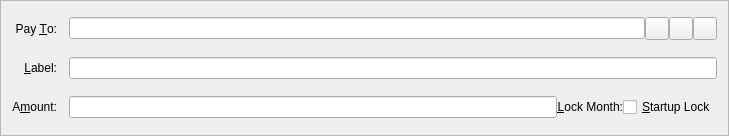
<?xml version="1.0" encoding="UTF-8"?>
<ui version="4.0">
 <class>SendCoinsEntry</class>
 <widget class="QFrame" name="SendCoinsEntry">
  <property name="geometry">
   <rect>
    <x>0</x>
    <y>0</y>
    <width>729</width>
    <height>136</height>
   </rect>
  </property>
  <property name="windowTitle">
   <string>Form</string>
  </property>
  <property name="frameShape">
   <enum>QFrame::StyledPanel</enum>
  </property>
  <property name="frameShadow">
   <enum>QFrame::Sunken</enum>
  </property>
  <layout class="QGridLayout" name="gridLayout">
   <property name="spacing">
    <number>12</number>
   </property>
   <item row="3" column="0">
    <widget class="QLabel" name="labelPayToText">
     <property name="text">
      <string>Pay &amp;To:</string>
     </property>
     <property name="alignment">
      <set>Qt::AlignRight|Qt::AlignTrailing|Qt::AlignVCenter</set>
     </property>
     <property name="buddy">
      <cstring>payTo</cstring>
     </property>
    </widget>
   </item>
   <item row="3" column="1">
    <layout class="QHBoxLayout" name="payToLayout">
     <property name="spacing">
      <number>0</number>
     </property>
     <item>
      <widget class="QValidatedLineEdit" name="payTo">
       <property name="toolTip">
        <string>The address to send the payment to (e.g. E8gZqgY4r2RoEdqYk3QsAqFckyf9pRHN6i)</string>
       </property>
       <property name="maxLength">
        <number>34</number>
       </property>
      </widget>
     </item>
     <item>
      <widget class="QToolButton" name="addressBookButton">
       <property name="toolTip">
        <string>Choose address from address book</string>
       </property>
       <property name="text">
        <string/>
       </property>
       <property name="shortcut">
        <string>Alt+A</string>
       </property>
      </widget>
     </item>
     <item>
      <widget class="QToolButton" name="pasteButton">
       <property name="toolTip">
        <string>Paste address from clipboard</string>
       </property>
       <property name="text">
        <string/>
       </property>
       <property name="shortcut">
        <string>Alt+P</string>
       </property>
      </widget>
     </item>
     <item>
      <widget class="QToolButton" name="deleteButton">
       <property name="toolTip">
        <string>Remove this recipient</string>
       </property>
       <property name="text">
        <string/>
       </property>
      </widget>
     </item>
    </layout>
   </item>
   <item row="4" column="0">
    <widget class="QLabel" name="labelLabelText">
     <property name="text">
      <string>&amp;Label:</string>
     </property>
     <property name="alignment">
      <set>Qt::AlignRight|Qt::AlignTrailing|Qt::AlignVCenter</set>
     </property>
     <property name="buddy">
      <cstring>addAsLabel</cstring>
     </property>
    </widget>
   </item>
   <item row="4" column="1">
    <widget class="QValidatedLineEdit" name="addAsLabel">
     <property name="toolTip">
      <string>Enter a label for this address to add it to your address book</string>
     </property>
    </widget>
   </item>
   <item row="5" column="0">
    <widget class="QLabel" name="labelAmountText">
     <property name="text">
      <string>A&amp;mount:</string>
     </property>
     <property name="alignment">
      <set>Qt::AlignRight|Qt::AlignTrailing|Qt::AlignVCenter</set>
     </property>
     <property name="buddy">
      <cstring>payAmount</cstring>
     </property>
    </widget>
   </item>
   <item row="5" column="1">
    <layout class="QHBoxLayout" name="payAmountLayout">
     <property name="spacing">
      <number>0</number>
     </property>
     <item>
      <widget class="BitcoinAmountField" name="payAmount"/>
     </item>
     <item>
      <widget class="QLabel" name="lockMonthLabel">
       <property name="text">
        <string>&amp;Lock Month:</string>
       </property>
       <property name="alignment">
        <set>Qt::AlignRight|Qt::AlignTrailing|Qt::AlignVCenter</set>
       </property>
       <property name="buddy">
        <cstring>lockMonth</cstring>
       </property>
      </widget>
     </item>
     <item>
      <widget class="LockMonthField" name="lockMonth" native="true"/>
     </item>
     <item>
      <widget class="QCheckBox" name="lockCheckBox">
       <property name="text">
        <string>&amp;Startup Lock</string>
       </property>
      </widget>
     </item>
    </layout>
   </item>
  </layout>
 </widget>
 <customwidgets>
  <customwidget>
   <class>QValidatedLineEdit</class>
   <extends>QLineEdit</extends>
   <header>qvalidatedlineedit.h</header>
  </customwidget>
  <customwidget>
   <class>BitcoinAmountField</class>
   <extends>QLineEdit</extends>
   <header>bitcoinamountfield.h</header>
   <container>1</container>
  </customwidget>
  <customwidget>
   <class>LockMonthField</class>
   <extends>QWidget</extends>
   <header>lockmonthfield.h</header>
  </customwidget>
 </customwidgets>
 <resources>
  <include location="../eltoken.qrc"/>
 </resources>
 <connections/>
</ui>
